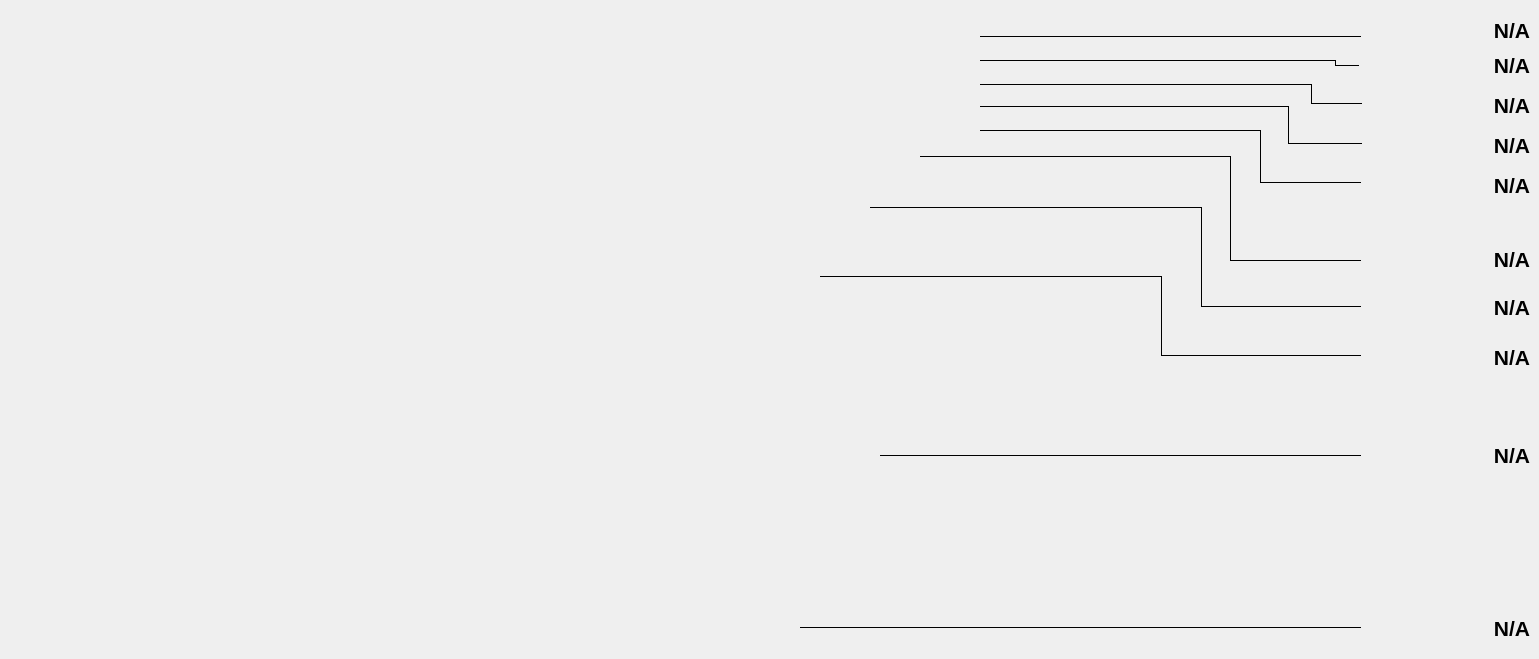
        <widget class="QWidget" name="tabUnitsDataViewer">
         <attribute name="title">
          <string>Units Data Viewer</string>
         </attribute>
         <widget class="QLabel" name="labelDevice">
          <property name="geometry">
           <rect>
            <x>280</x>
            <y>10</y>
            <width>710</width>
            <height>640</height>
           </rect>
          </property>
          <property name="text">
           <string/>
          </property>
          <property name="pixmap">
           <pixmap resource="qdarkstyle/style.qrc">:/qss_icons/Images/DeviceTransparent.png</pixmap>
          </property>
         </widget>
         <widget class="QLabel" name="labelUnitsDataSample1">
          <property name="geometry">
           <rect>
            <x>1350</x>
            <y>15</y>
            <width>180</width>
            <height>31</height>
           </rect>
          </property>
          <property name="font">
           <font>
            <pointsize>16</pointsize>
            <weight>75</weight>
            <bold>true</bold>
           </font>
          </property>
          <property name="mouseTracking">
           <bool>true</bool>
          </property>
          <property name="text">
           <string>N/A</string>
          </property>
          <property name="alignment">
           <set>Qt::AlignRight|Qt::AlignTrailing|Qt::AlignVCenter</set>
          </property>
         </widget>
         <widget class="QLabel" name="labelUnitsDataSample2">
          <property name="geometry">
           <rect>
            <x>1350</x>
            <y>55</y>
            <width>180</width>
            <height>20</height>
           </rect>
          </property>
          <property name="font">
           <font>
            <pointsize>16</pointsize>
            <weight>75</weight>
            <bold>true</bold>
           </font>
          </property>
          <property name="mouseTracking">
           <bool>true</bool>
          </property>
          <property name="text">
           <string>N/A</string>
          </property>
          <property name="alignment">
           <set>Qt::AlignRight|Qt::AlignTrailing|Qt::AlignVCenter</set>
          </property>
         </widget>
         <widget class="QLabel" name="labelUnitsDataRefSubst">
          <property name="geometry">
           <rect>
            <x>1350</x>
            <y>95</y>
            <width>180</width>
            <height>20</height>
           </rect>
          </property>
          <property name="font">
           <font>
            <pointsize>16</pointsize>
            <weight>75</weight>
            <bold>true</bold>
           </font>
          </property>
          <property name="mouseTracking">
           <bool>true</bool>
          </property>
          <property name="text">
           <string>N/A</string>
          </property>
          <property name="alignment">
           <set>Qt::AlignRight|Qt::AlignTrailing|Qt::AlignVCenter</set>
          </property>
         </widget>
         <widget class="QLabel" name="labelUnitsDataSample3">
          <property name="geometry">
           <rect>
            <x>1350</x>
            <y>135</y>
            <width>180</width>
            <height>20</height>
           </rect>
          </property>
          <property name="font">
           <font>
            <pointsize>16</pointsize>
            <weight>75</weight>
            <bold>true</bold>
           </font>
          </property>
          <property name="mouseTracking">
           <bool>true</bool>
          </property>
          <property name="text">
           <string>N/A</string>
          </property>
          <property name="alignment">
           <set>Qt::AlignRight|Qt::AlignTrailing|Qt::AlignVCenter</set>
          </property>
         </widget>
         <widget class="QLabel" name="labelUnitsDataSample4">
          <property name="geometry">
           <rect>
            <x>1350</x>
            <y>175</y>
            <width>180</width>
            <height>20</height>
           </rect>
          </property>
          <property name="font">
           <font>
            <pointsize>16</pointsize>
            <weight>75</weight>
            <bold>true</bold>
           </font>
          </property>
          <property name="mouseTracking">
           <bool>true</bool>
          </property>
          <property name="text">
           <string>N/A</string>
          </property>
          <property name="alignment">
           <set>Qt::AlignRight|Qt::AlignTrailing|Qt::AlignVCenter</set>
          </property>
         </widget>
         <widget class="QLabel" name="labelUnitsDataSampleCarrierTemperature">
          <property name="geometry">
           <rect>
            <x>1350</x>
            <y>249</y>
            <width>180</width>
            <height>20</height>
           </rect>
          </property>
          <property name="font">
           <font>
            <pointsize>16</pointsize>
            <weight>75</weight>
            <bold>true</bold>
           </font>
          </property>
          <property name="mouseTracking">
           <bool>true</bool>
          </property>
          <property name="text">
           <string>N/A</string>
          </property>
          <property name="alignment">
           <set>Qt::AlignRight|Qt::AlignTrailing|Qt::AlignVCenter</set>
          </property>
         </widget>
         <widget class="QLabel" name="labelUnitsDataHeaterTemperature">
          <property name="geometry">
           <rect>
            <x>1350</x>
            <y>297</y>
            <width>180</width>
            <height>20</height>
           </rect>
          </property>
          <property name="font">
           <font>
            <pointsize>16</pointsize>
            <weight>75</weight>
            <bold>true</bold>
           </font>
          </property>
          <property name="mouseTracking">
           <bool>true</bool>
          </property>
          <property name="text">
           <string>N/A</string>
          </property>
          <property name="alignment">
           <set>Qt::AlignRight|Qt::AlignTrailing|Qt::AlignVCenter</set>
          </property>
         </widget>
         <widget class="QLabel" name="labelUnitsDataHeaterPower">
          <property name="geometry">
           <rect>
            <x>1350</x>
            <y>347</y>
            <width>180</width>
            <height>20</height>
           </rect>
          </property>
          <property name="font">
           <font>
            <pointsize>16</pointsize>
            <weight>75</weight>
            <bold>true</bold>
           </font>
          </property>
          <property name="mouseTracking">
           <bool>true</bool>
          </property>
          <property name="text">
           <string>N/A</string>
          </property>
          <property name="alignment">
           <set>Qt::AlignRight|Qt::AlignTrailing|Qt::AlignVCenter</set>
          </property>
         </widget>
         <widget class="QLabel" name="labelUnitsDataSMPCBTemperature">
          <property name="geometry">
           <rect>
            <x>1350</x>
            <y>445</y>
            <width>180</width>
            <height>20</height>
           </rect>
          </property>
          <property name="font">
           <font>
            <pointsize>16</pointsize>
            <weight>75</weight>
            <bold>true</bold>
           </font>
          </property>
          <property name="mouseTracking">
           <bool>true</bool>
          </property>
          <property name="text">
           <string>N/A</string>
          </property>
          <property name="alignment">
           <set>Qt::AlignRight|Qt::AlignTrailing|Qt::AlignVCenter</set>
          </property>
         </widget>
         <widget class="QLabel" name="labelUnitsDataFanPower">
          <property name="geometry">
           <rect>
            <x>1350</x>
            <y>618</y>
            <width>180</width>
            <height>20</height>
           </rect>
          </property>
          <property name="font">
           <font>
            <pointsize>16</pointsize>
            <weight>75</weight>
            <bold>true</bold>
            <underline>false</underline>
            <strikeout>false</strikeout>
           </font>
          </property>
          <property name="mouseTracking">
           <bool>true</bool>
          </property>
          <property name="text">
           <string>N/A</string>
          </property>
          <property name="alignment">
           <set>Qt::AlignRight|Qt::AlignTrailing|Qt::AlignVCenter</set>
          </property>
         </widget>
         <widget class="Line" name="line">
          <property name="geometry">
           <rect>
            <x>980</x>
            <y>36</y>
            <width>381</width>
            <height>1</height>
           </rect>
          </property>
          <property name="frameShadow">
           <enum>QFrame::Plain</enum>
          </property>
          <property name="orientation">
           <enum>Qt::Horizontal</enum>
          </property>
         </widget>
         <widget class="Line" name="line_2">
          <property name="geometry">
           <rect>
            <x>980</x>
            <y>60</y>
            <width>355</width>
            <height>1</height>
           </rect>
          </property>
          <property name="frameShadow">
           <enum>QFrame::Plain</enum>
          </property>
          <property name="orientation">
           <enum>Qt::Horizontal</enum>
          </property>
         </widget>
         <widget class="Line" name="line_3">
          <property name="geometry">
           <rect>
            <x>1335</x>
            <y>60</y>
            <width>1</width>
            <height>5</height>
           </rect>
          </property>
          <property name="frameShadow">
           <enum>QFrame::Plain</enum>
          </property>
          <property name="orientation">
           <enum>Qt::Vertical</enum>
          </property>
         </widget>
         <widget class="Line" name="line_4">
          <property name="geometry">
           <rect>
            <x>1335</x>
            <y>65</y>
            <width>24</width>
            <height>1</height>
           </rect>
          </property>
          <property name="frameShadow">
           <enum>QFrame::Plain</enum>
          </property>
          <property name="orientation">
           <enum>Qt::Horizontal</enum>
          </property>
         </widget>
         <widget class="Line" name="line_5">
          <property name="geometry">
           <rect>
            <x>1311</x>
            <y>103</y>
            <width>51</width>
            <height>1</height>
           </rect>
          </property>
          <property name="frameShadow">
           <enum>QFrame::Plain</enum>
          </property>
          <property name="orientation">
           <enum>Qt::Horizontal</enum>
          </property>
         </widget>
         <widget class="Line" name="line_6">
          <property name="geometry">
           <rect>
            <x>980</x>
            <y>84</y>
            <width>331</width>
            <height>1</height>
           </rect>
          </property>
          <property name="frameShadow">
           <enum>QFrame::Plain</enum>
          </property>
          <property name="orientation">
           <enum>Qt::Horizontal</enum>
          </property>
         </widget>
         <widget class="Line" name="line_7">
          <property name="geometry">
           <rect>
            <x>1311</x>
            <y>84</y>
            <width>1</width>
            <height>20</height>
           </rect>
          </property>
          <property name="frameShadow">
           <enum>QFrame::Plain</enum>
          </property>
          <property name="orientation">
           <enum>Qt::Vertical</enum>
          </property>
         </widget>
         <widget class="Line" name="line_8">
          <property name="geometry">
           <rect>
            <x>1288</x>
            <y>143</y>
            <width>74</width>
            <height>1</height>
           </rect>
          </property>
          <property name="frameShadow">
           <enum>QFrame::Plain</enum>
          </property>
          <property name="orientation">
           <enum>Qt::Horizontal</enum>
          </property>
         </widget>
         <widget class="Line" name="line_9">
          <property name="geometry">
           <rect>
            <x>1288</x>
            <y>106</y>
            <width>1</width>
            <height>37</height>
           </rect>
          </property>
          <property name="frameShadow">
           <enum>QFrame::Plain</enum>
          </property>
          <property name="orientation">
           <enum>Qt::Vertical</enum>
          </property>
         </widget>
         <widget class="Line" name="line_10">
          <property name="geometry">
           <rect>
            <x>980</x>
            <y>106</y>
            <width>308</width>
            <height>1</height>
           </rect>
          </property>
          <property name="frameShadow">
           <enum>QFrame::Plain</enum>
          </property>
          <property name="orientation">
           <enum>Qt::Horizontal</enum>
          </property>
         </widget>
         <widget class="Line" name="line_11">
          <property name="geometry">
           <rect>
            <x>1260</x>
            <y>182</y>
            <width>101</width>
            <height>1</height>
           </rect>
          </property>
          <property name="frameShadow">
           <enum>QFrame::Plain</enum>
          </property>
          <property name="orientation">
           <enum>Qt::Horizontal</enum>
          </property>
         </widget>
         <widget class="Line" name="line_12">
          <property name="geometry">
           <rect>
            <x>980</x>
            <y>130</y>
            <width>281</width>
            <height>1</height>
           </rect>
          </property>
          <property name="frameShadow">
           <enum>QFrame::Plain</enum>
          </property>
          <property name="orientation">
           <enum>Qt::Horizontal</enum>
          </property>
         </widget>
         <widget class="Line" name="line_13">
          <property name="geometry">
           <rect>
            <x>1260</x>
            <y>130</y>
            <width>1</width>
            <height>53</height>
           </rect>
          </property>
          <property name="frameShadow">
           <enum>QFrame::Plain</enum>
          </property>
          <property name="orientation">
           <enum>Qt::Vertical</enum>
          </property>
         </widget>
         <widget class="Line" name="line_14">
          <property name="geometry">
           <rect>
            <x>920</x>
            <y>156</y>
            <width>311</width>
            <height>1</height>
           </rect>
          </property>
          <property name="frameShadow">
           <enum>QFrame::Plain</enum>
          </property>
          <property name="orientation">
           <enum>Qt::Horizontal</enum>
          </property>
         </widget>
         <widget class="Line" name="line_15">
          <property name="geometry">
           <rect>
            <x>1230</x>
            <y>260</y>
            <width>131</width>
            <height>1</height>
           </rect>
          </property>
          <property name="frameShadow">
           <enum>QFrame::Plain</enum>
          </property>
          <property name="orientation">
           <enum>Qt::Horizontal</enum>
          </property>
         </widget>
         <widget class="Line" name="line_16">
          <property name="geometry">
           <rect>
            <x>1230</x>
            <y>156</y>
            <width>1</width>
            <height>104</height>
           </rect>
          </property>
          <property name="frameShadow">
           <enum>QFrame::Plain</enum>
          </property>
          <property name="orientation">
           <enum>Qt::Vertical</enum>
          </property>
         </widget>
         <widget class="Line" name="line_17">
          <property name="geometry">
           <rect>
            <x>870</x>
            <y>207</y>
            <width>331</width>
            <height>1</height>
           </rect>
          </property>
          <property name="frameShadow">
           <enum>QFrame::Plain</enum>
          </property>
          <property name="orientation">
           <enum>Qt::Horizontal</enum>
          </property>
         </widget>
         <widget class="Line" name="line_18">
          <property name="geometry">
           <rect>
            <x>1202</x>
            <y>306</y>
            <width>159</width>
            <height>1</height>
           </rect>
          </property>
          <property name="frameShadow">
           <enum>QFrame::Plain</enum>
          </property>
          <property name="orientation">
           <enum>Qt::Horizontal</enum>
          </property>
         </widget>
         <widget class="Line" name="line_19">
          <property name="geometry">
           <rect>
            <x>1201</x>
            <y>207</y>
            <width>1</width>
            <height>100</height>
           </rect>
          </property>
          <property name="frameShadow">
           <enum>QFrame::Plain</enum>
          </property>
          <property name="orientation">
           <enum>Qt::Vertical</enum>
          </property>
         </widget>
         <widget class="Line" name="line_20">
          <property name="geometry">
           <rect>
            <x>820</x>
            <y>276</y>
            <width>341</width>
            <height>1</height>
           </rect>
          </property>
          <property name="frameShadow">
           <enum>QFrame::Plain</enum>
          </property>
          <property name="orientation">
           <enum>Qt::Horizontal</enum>
          </property>
         </widget>
         <widget class="Line" name="line_21">
          <property name="geometry">
           <rect>
            <x>1161</x>
            <y>355</y>
            <width>200</width>
            <height>1</height>
           </rect>
          </property>
          <property name="frameShadow">
           <enum>QFrame::Plain</enum>
          </property>
          <property name="orientation">
           <enum>Qt::Horizontal</enum>
          </property>
         </widget>
         <widget class="Line" name="line_22">
          <property name="geometry">
           <rect>
            <x>1161</x>
            <y>276</y>
            <width>1</width>
            <height>80</height>
           </rect>
          </property>
          <property name="frameShadow">
           <enum>QFrame::Plain</enum>
          </property>
          <property name="orientation">
           <enum>Qt::Vertical</enum>
          </property>
         </widget>
         <widget class="Line" name="line_23">
          <property name="geometry">
           <rect>
            <x>880</x>
            <y>455</y>
            <width>481</width>
            <height>1</height>
           </rect>
          </property>
          <property name="frameShadow">
           <enum>QFrame::Plain</enum>
          </property>
          <property name="orientation">
           <enum>Qt::Horizontal</enum>
          </property>
         </widget>
         <widget class="Line" name="line_24">
          <property name="geometry">
           <rect>
            <x>800</x>
            <y>627</y>
            <width>561</width>
            <height>1</height>
           </rect>
          </property>
          <property name="frameShadow">
           <enum>QFrame::Plain</enum>
          </property>
          <property name="orientation">
           <enum>Qt::Horizontal</enum>
          </property>
         </widget>
        </widget>
